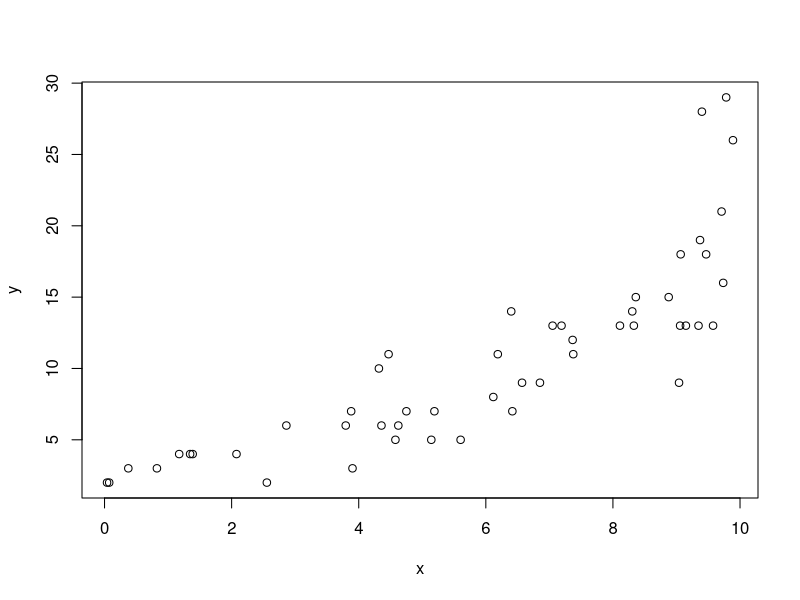
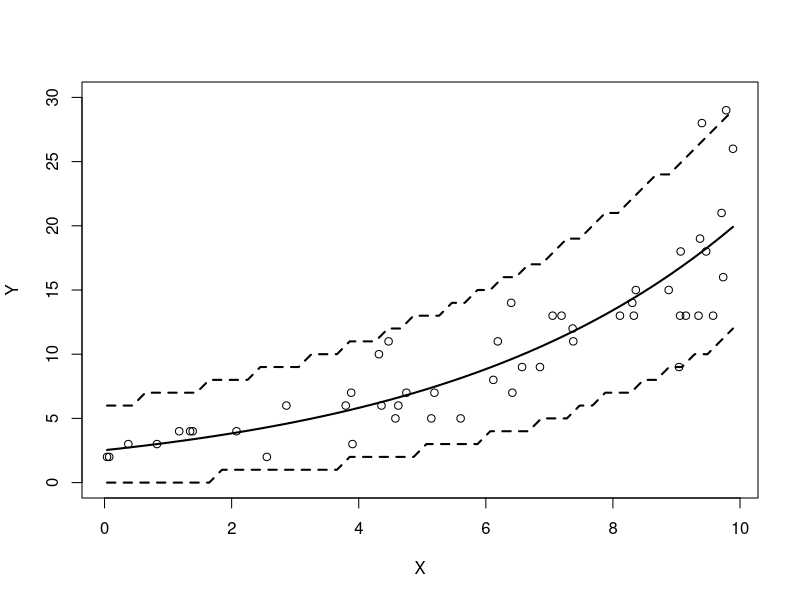
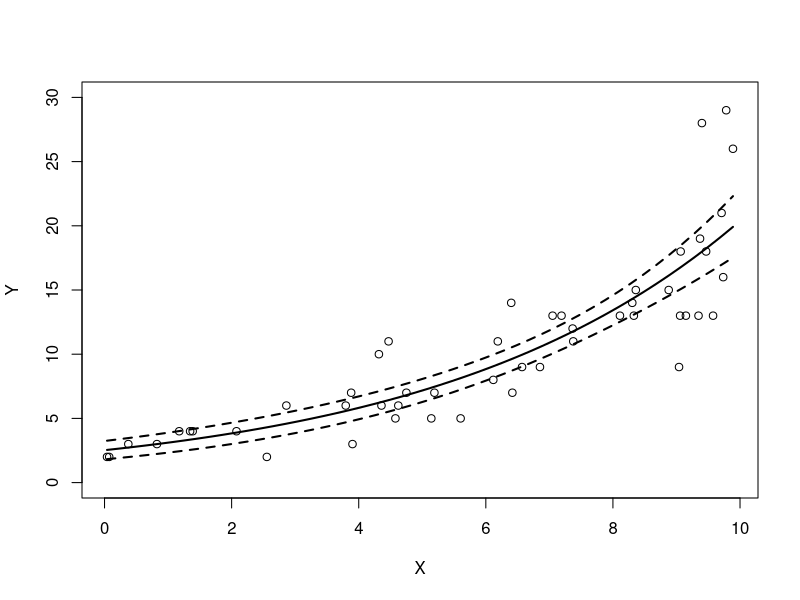
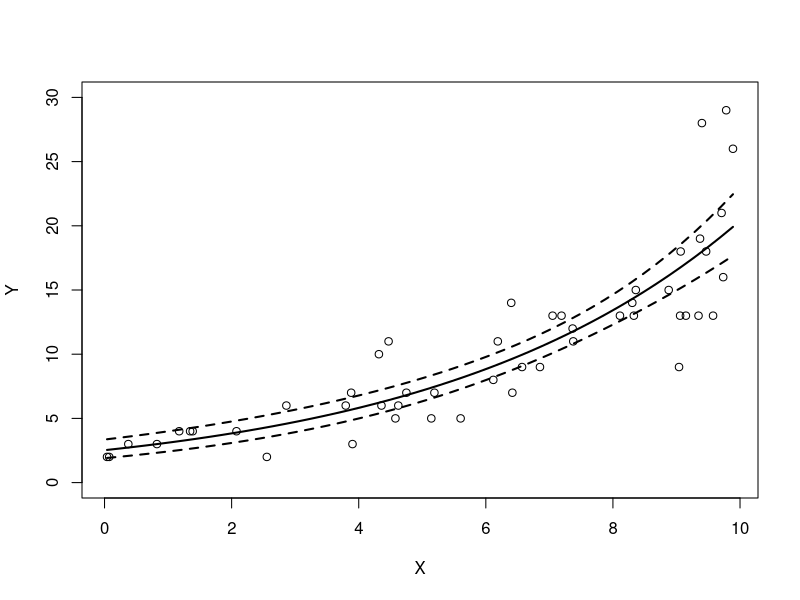
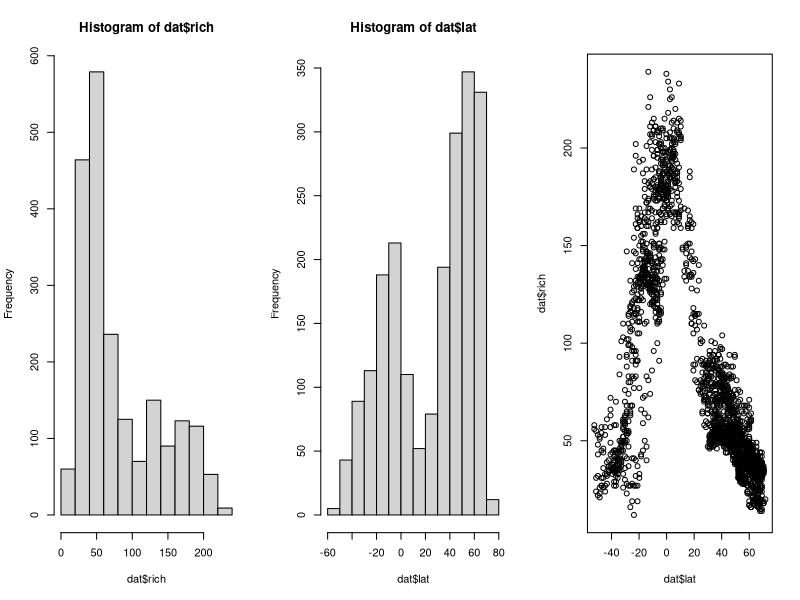
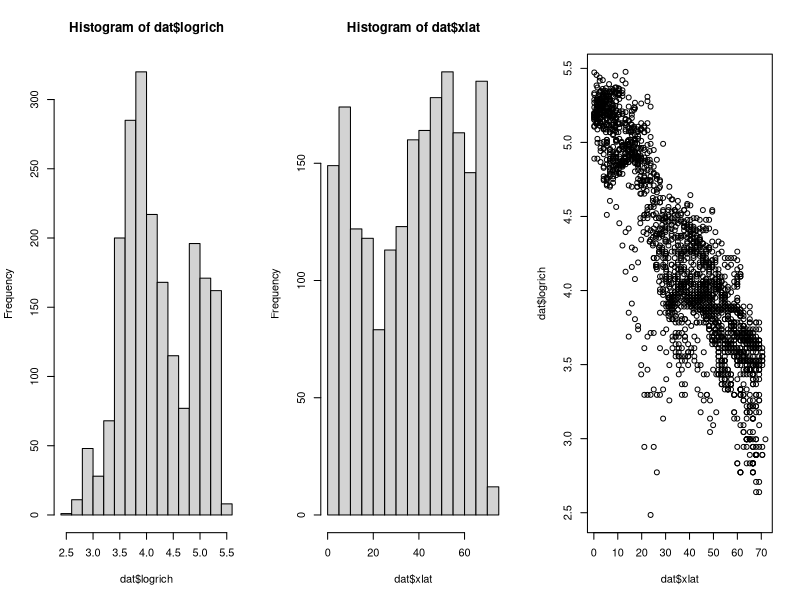
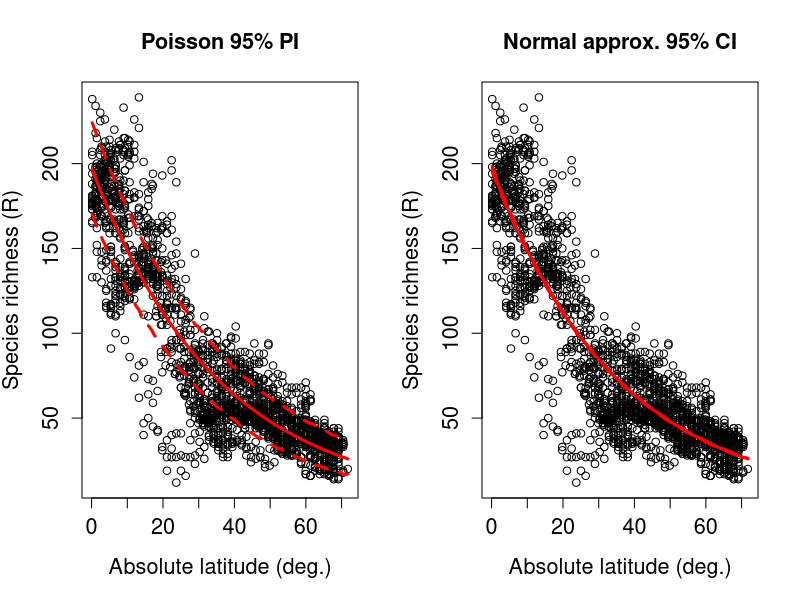
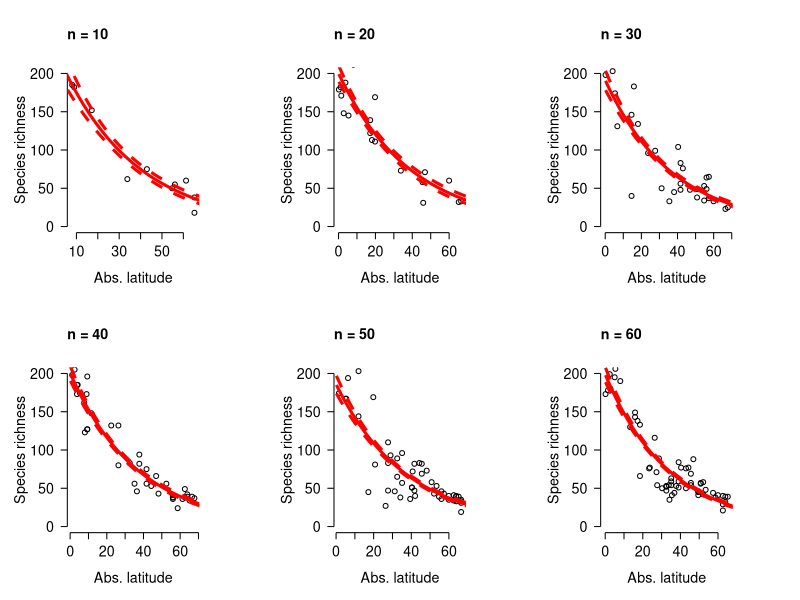

Here is the R script that generated these plots, in order:
## ---- chunk 1
# random number seed for reproducibility
set.seed(42)

# sample size
n <- 50

# coefficients
beta0 <- 0.9
beta1 <- 0.2

# x values
x <- runif(n, 0, 10)

# linear predictor
eta <- beta0 + beta1 * x

# inverse link function
lambda <- exp(eta)

# response variable
y <- rpois(n, lambda)
dat <- data.frame(x=x, y=y)
plot(x,y)
## ---- chunk 2
mod1 <- glm(y~x, data=dat, family=poisson)
summary(mod1)
## ---- chunk 3
1-mod1$deviance/mod1$null.deviance
## ---- chunk 4
n <- 50
px <- seq(min(dat$x), max(dat$x), length=n)
pred1 <- predict(mod1, 
                 newdata=data.frame(x=px),
                 type="response")
mn1 <- pred1
lo1 <- qpois(0.025, mn1)
up1 <- qpois(0.975, mn1)

# make the plot:
plot(x, y, xlab="X", ylab="Y", type="n",
     ylim=c(0, 30))
points(px, lo1, type="l", lty=2, lwd=2)
points(px, up1, type="l", lty=2, lwd=2)
points(px, mn1, type="l", lwd=2)
points(x,y)
## ---- chunk 5
pred2 <- predict(mod1, 
                 newdata=data.frame(x=px),
                 type="response", se.fit=TRUE)
mn2 <- pred2$fit
lo2 <- mn2 - 1.96*pred2$se.fit
up2 <- mn2 + 1.96*pred2$se.fit

plot(x, y, xlab="X", ylab="Y", type="n",
     ylim=c(0, 30))
points(px, lo2, type="l", lty=2, lwd=2)
points(px, up2, type="l", lty=2, lwd=2)
points(px, mn2, type="l", lwd=2)
points(x,y)
## ---- chunk 6
# getting CI from link scale
pred3 <- predict(mod1, 
                 newdata=data.frame(x=px),
                 type="link", se.fit=TRUE)
mn3 <- pred3$fit
lo3 <- mn3 - 1.96*pred3$se.fit
up3 <- mn3 + 1.96*pred3$se.fit

# use inverse link function from model object
mn3 <- mod1$family$linkinv(mn3)
lo3 <- mod1$family$linkinv(lo3)
up3 <- mod1$family$linkinv(up3)

# make plot
plot(x, y, xlab="X", ylab="Y", type="n",
     ylim=c(0, 30))
points(px, lo3, type="l", lty=2, lwd=2)
points(px, up3, type="l", lty=2, lwd=2)
points(px, mn3, type="l", lwd=2)
points(x,y)
## ---- chunk 7
dat <- read.csv("mammal_data_2021-09-08.csv", header=TRUE)
head(dat)

par(mfrow=c(1,3))
hist(dat$rich)
hist(dat$lat)
plot(dat$lat, dat$rich)
## ---- chunk 8
# transform:
dat$xlat <- abs(dat$lat)
dat$logrich <- log(dat$rich)

# look again:
par(mfrow=c(1,3))
hist(dat$logrich)
hist(dat$xlat)
plot(dat$xlat, dat$logrich)
## ---- chunk 9
mod1 <- glm(rich~xlat, data=dat, family=poisson)

# check model terms:
summary(mod1)

# pseudo R squared:
1-mod1$deviance/mod1$null.deviance
## ---- chunk 10
n <- 100
px <- seq(min(dat$xlat), max(dat$xlat), length=n)
dx <- data.frame(xlat=px)
pred1 <- predict(mod1, 
                 newdata=data.frame(dx),
                 type="response", se.fit=TRUE)
mn1 <- pred1$fit

# Poisson prediction interval:
lo1 <- qpois(0.025, mn1)
up1 <- qpois(0.975, mn1)

# normal approximation confidence interval:
pred2 <- predict(mod1, 
                 newdata=data.frame(dx),
                 type="link", se.fit=TRUE)
mn2 <- pred2$fit
lo2 <- qnorm(0.025, mn2, pred2$se.fit)
up2 <- qnorm(0.975, mn2, pred2$se.fit)

# inverse link function
mn2 <- mod1$family$linkinv(mn2)
lo2 <- mod1$family$linkinv(lo2)
up2 <- mod1$family$linkinv(up2)

par(mfrow=c(1,2), cex.lab=1.3, cex.main=1.3, cex.axis=1.3)
plot(dat$xlat, dat$rich,
     main="Poisson 95% PI",
	 xlab="Absolute latitude (deg.)",
	 ylab="Species richness (R)")
points(px, lo1, type="l", col="red", lwd=3, lty=2)
points(px, up1, type="l", col="red", lwd=3, lty=2)
points(px, mn1, type="l", col="red", lwd=3)
plot(dat$xlat, dat$rich,
     main="Normal approx. 95% CI",
	 xlab="Absolute latitude (deg.)",
	 ylab="Species richness (R)")
points(px, lo2, type="l", col="red", lwd=3, lty=2)
points(px, up2, type="l", col="red", lwd=3, lty=2)
points(px, mn1, type="l", col="red", lwd=3)
## ---- chunk 11
# number of x values for CI
n.pred <- 100

# number of observations in each simulation
use.n <- 1:6*10
n.sims <- length(use.n)

# lists to hold data, models, and predicted values/CI
mod.list <- vector("list", n.sims)
dat.list <- mod.list
pred.list <- mod.list

# fit models and calculate predictions in a loop
for(i in 1:n.sims){
    # randomly select rows from full dataset
    use.rows <- sample(1:nrow(dat), use.n[i])
    curr.d <- dat[use.rows,]
    
    # fit model to current subset of data
    curr.m <- glm(rich~xlat, data=curr.d, family=poisson)

    # calculate predictions on current model
    curr.px <- seq(min(curr.d$xlat), 
                   max(curr.d$xlat),
                   length=n.pred)
    curr.pr <- predict(curr.m,
                       data.frame(xlat=px),
                       type="link",
                       se.fit=TRUE)
    # store mean, upper, and lower conf. limits in a matrix
    curr.ci <- matrix(NA, nrow=n.pred, ncol=3)
    curr.ci[,1] <- curr.pr$fit
    curr.ci[,2] <- qnorm(0.025, curr.ci[,1], curr.pr$se.fit)
    curr.ci[,3] <- qnorm(0.975, curr.ci[,1], curr.pr$se.fit)

    curr.ci[,1] <- curr.m$family$linkinv(curr.ci[,1])
    curr.ci[,2] <- curr.m$family$linkinv(curr.ci[,2])
    curr.ci[,3] <- curr.m$family$linkinv(curr.ci[,3])

    # save everything to the lists
    # (note double brackets for accessing elements of a list)
    mod.list[[i]] <- curr.m
    dat.list[[i]] <- curr.d
    pred.list[[i]] <- curr.ci	
}
## ---- chunk 12
par(mfrow=c(2,3), mar=c(5.1, 5.1, 5.1, 5.1),
    bty="n", lend=1, las=1,
    cex.lab=1.3, cex.axis=1.3)
for(i in 1:n.sims){
    plot(dat.list[[i]]$xlat, dat.list[[i]]$rich,
         ylim=c(0, 200),
         xlab="Abs. latitude",
         ylab="Species richness")
    points(px, pred.list[[i]][,2],
           type="l", col="red", lwd=3, lty=2)
    points(px, pred.list[[i]][,3],
           type="l", col="red", lwd=3, lty=2)
    points(px, pred.list[[i]][,1],
           type="l", col="red", lwd=3)
    title(main=paste("n =", use.n[i]), adj=0)
}
## ---- chunk 13
dat$hemi <- ifelse(dat$lat < 0, "south", "north")
## ---- chunk 14
mod2 <- glm(rich~xlat*hemi, data=dat, family=poisson)
# check model terms:
summary(mod2)
## ---- chunk 15
# pseudo R squared:
1-mod2$deviance/mod2$null.deviance

AIC(mod1, mod2)
## ---- chunk 16
library(lmtest)
lrtest(mod1, mod2)
## ---- chunk 17
n <- 100
flag <- which(dat$hemi=="south")
px1 <- data.frame(
    hemi="south",
    xlat=seq(min(dat$xlat[flag]),
        max(dat$xlat[flag]), length=n))
px2 <- data.frame(
    hemi="north",
    xlat=seq(min(dat$xlat[-flag]),
        max(dat$xlat[-flag]), length=n))
dx <- rbind(px1, px2)

pred2 <- predict(mod2, 
                 newdata=data.frame(dx),
                 type="link")
mn2 <- mod2$family$linkinv(pred2)

par(mfrow=c(1,1), cex.lab=1.3, cex.axis=1.3,
    mar=c(5.1, 5.1, 1.1, 1.1),
	bty="n", lend=1, las=1)
plot(dat$xlat, dat$rich, pch=16,
    col=ifelse(dat$hemi == "south", "#FF000020", "#0000FF20"),
	 xlab="Absolute latitude (deg.)",
	 ylab="Species richness (R)")
flag1 <- which(dx$hemi == "south")
flag2 <- which(dx$hemi != "south")
points(px1$xlat, mn2[flag1], type="l", col="red", lwd=3)
points(px2$xlat, mn2[flag2], type="l", col="blue", lwd=3)
legend("topright",
    legend=c("Northern hemisphere", "Southern hemisphere"),
    lwd=3, col=c("blue", "red"), bty="n", cex=1.3)
